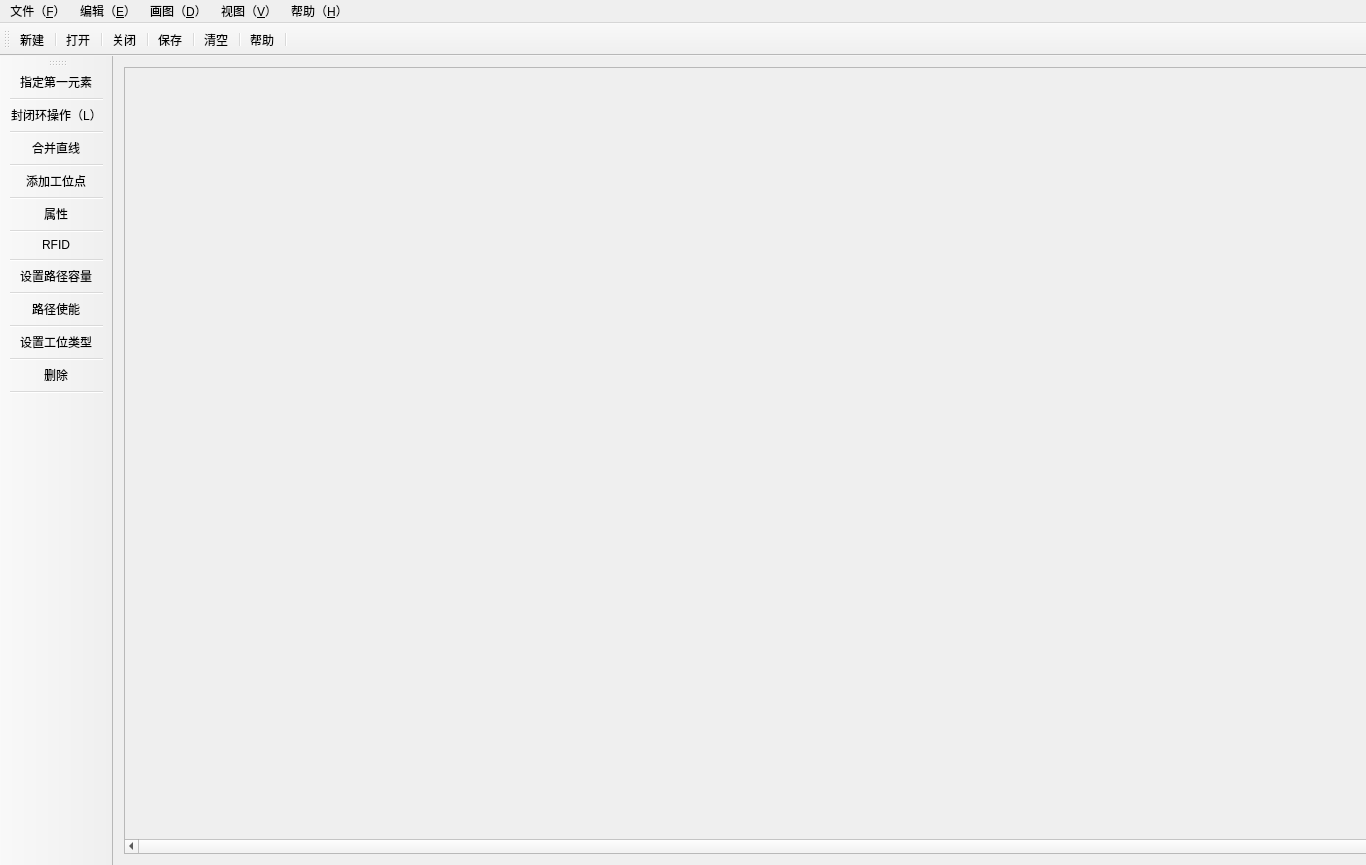
<?xml version="1.0" encoding="UTF-8"?>
<ui version="4.0">
 <class>MainWindow</class>
 <widget class="QMainWindow" name="MainWindow">
  <property name="geometry">
   <rect>
    <x>0</x>
    <y>0</y>
    <width>1366</width>
    <height>865</height>
   </rect>
  </property>
  <property name="minimumSize">
   <size>
    <width>1366</width>
    <height>768</height>
   </size>
  </property>
  <property name="windowTitle">
   <string>地图创建模块——V1</string>
  </property>
  <widget class="QWidget" name="centralWidget">
   <property name="sizePolicy">
    <sizepolicy hsizetype="Fixed" vsizetype="Fixed">
     <horstretch>0</horstretch>
     <verstretch>0</verstretch>
    </sizepolicy>
   </property>
   <layout class="QGridLayout" name="gridLayout">
    <item row="0" column="0">
     <widget class="QScrollArea" name="scrollArea">
      <property name="minimumSize">
       <size>
        <width>1366</width>
        <height>768</height>
       </size>
      </property>
      <property name="widgetResizable">
       <bool>true</bool>
      </property>
      <widget class="QWidget" name="scrollAreaWidgetContents">
       <property name="geometry">
        <rect>
         <x>0</x>
         <y>0</y>
         <width>1366</width>
         <height>768</height>
        </rect>
       </property>
       <property name="minimumSize">
        <size>
         <width>1366</width>
         <height>768</height>
        </size>
       </property>
      </widget>
     </widget>
    </item>
   </layout>
  </widget>
  <widget class="QMenuBar" name="menuBar">
   <property name="geometry">
    <rect>
     <x>0</x>
     <y>0</y>
     <width>1366</width>
     <height>26</height>
    </rect>
   </property>
   <widget class="QMenu" name="menu">
    <property name="title">
     <string>文件（&amp;F）</string>
    </property>
    <addaction name="Menubar_new"/>
    <addaction name="separator"/>
    <addaction name="Menubar_open"/>
    <addaction name="separator"/>
    <addaction name="Menubar_save"/>
    <addaction name="Menubar_extraSave"/>
    <addaction name="separator"/>
    <addaction name="Menubar_close"/>
   </widget>
   <widget class="QMenu" name="menu_E">
    <property name="title">
     <string>编辑（&amp;E）</string>
    </property>
    <addaction name="Menubar_clear"/>
    <addaction name="separator"/>
    <addaction name="Menubar_del"/>
    <addaction name="separator"/>
    <addaction name="Menubar_selectall"/>
    <addaction name="separator"/>
    <addaction name="Menubar_search"/>
    <addaction name="separator"/>
    <addaction name="Menubar_attribute"/>
    <addaction name="Menubar_RFID"/>
    <addaction name="Menubar_capacity"/>
    <addaction name="Menubar_dir"/>
    <addaction name="Menubar_type"/>
   </widget>
   <widget class="QMenu" name="menu_D">
    <property name="title">
     <string>画图（&amp;D）</string>
    </property>
    <widget class="QMenu" name="menu_2">
     <property name="title">
      <string>创建路径段和端点</string>
     </property>
     <addaction name="Menubar_input"/>
     <addaction name="Menubar_mouse"/>
     <addaction name="Menubar_twopoints"/>
    </widget>
    <addaction name="Menubar_first"/>
    <addaction name="separator"/>
    <addaction name="menu_2"/>
    <addaction name="Menubar_station"/>
    <addaction name="separator"/>
    <addaction name="Menubar_merge"/>
    <addaction name="separator"/>
    <addaction name="Menubar_loop"/>
   </widget>
   <widget class="QMenu" name="menu_H">
    <property name="title">
     <string>帮助（&amp;H）</string>
    </property>
    <addaction name="Menubar_about"/>
    <addaction name="Menubar_help"/>
   </widget>
   <widget class="QMenu" name="menuView">
    <property name="title">
     <string>视图（&amp;V）</string>
    </property>
    <widget class="QMenu" name="Menubar_display_2">
     <property name="title">
      <string>显示设置</string>
     </property>
     <widget class="QMenu" name="menu_5">
      <property name="title">
       <string>路径端点</string>
      </property>
      <addaction name="point_visible"/>
      <addaction name="point_invisible"/>
     </widget>
     <widget class="QMenu" name="menu_6">
      <property name="title">
       <string>工位点</string>
      </property>
      <addaction name="station_visible"/>
      <addaction name="station_invisible"/>
     </widget>
     <widget class="QMenu" name="menu_7">
      <property name="title">
       <string>关系线</string>
      </property>
      <addaction name="relation_visible"/>
      <addaction name="relation_invisible"/>
     </widget>
     <addaction name="menu_5"/>
     <addaction name="menu_6"/>
     <addaction name="menu_7"/>
    </widget>
    <widget class="QMenu" name="menu_3">
     <property name="title">
      <string>备注</string>
     </property>
     <widget class="QMenu" name="menu_8">
      <property name="title">
       <string>路径端点</string>
      </property>
      <addaction name="point_rmkvisible"/>
      <addaction name="separator"/>
      <addaction name="point_rmkinvisible"/>
     </widget>
     <widget class="QMenu" name="menu_9">
      <property name="title">
       <string>工位点</string>
      </property>
      <addaction name="station_rmkvisible"/>
      <addaction name="separator"/>
      <addaction name="station_rmkinvisible"/>
     </widget>
     <addaction name="menu_8"/>
     <addaction name="separator"/>
     <addaction name="menu_9"/>
    </widget>
    <addaction name="Menubar_display_2"/>
    <addaction name="menu_3"/>
   </widget>
   <addaction name="menu"/>
   <addaction name="menu_E"/>
   <addaction name="menu_D"/>
   <addaction name="menuView"/>
   <addaction name="menu_H"/>
  </widget>
  <widget class="QToolBar" name="mainToolBar">
   <property name="sizePolicy">
    <sizepolicy hsizetype="Fixed" vsizetype="Fixed">
     <horstretch>0</horstretch>
     <verstretch>0</verstretch>
    </sizepolicy>
   </property>
   <attribute name="toolBarArea">
    <enum>TopToolBarArea</enum>
   </attribute>
   <attribute name="toolBarBreak">
    <bool>false</bool>
   </attribute>
   <addaction name="action_new"/>
   <addaction name="separator"/>
   <addaction name="action_open"/>
   <addaction name="separator"/>
   <addaction name="action_close"/>
   <addaction name="separator"/>
   <addaction name="action_save"/>
   <addaction name="separator"/>
   <addaction name="action_clear"/>
   <addaction name="separator"/>
   <addaction name="action_help"/>
   <addaction name="separator"/>
  </widget>
  <widget class="QToolBar" name="toolBar">
   <property name="windowTitle">
    <string>toolBar</string>
   </property>
   <attribute name="toolBarArea">
    <enum>LeftToolBarArea</enum>
   </attribute>
   <attribute name="toolBarBreak">
    <bool>false</bool>
   </attribute>
   <addaction name="action_first"/>
   <addaction name="separator"/>
   <addaction name="action_loop"/>
   <addaction name="separator"/>
   <addaction name="action_merge"/>
   <addaction name="separator"/>
   <addaction name="action_station"/>
   <addaction name="separator"/>
   <addaction name="action_attribute"/>
   <addaction name="separator"/>
   <addaction name="action_RFID"/>
   <addaction name="separator"/>
   <addaction name="action_capacity"/>
   <addaction name="separator"/>
   <addaction name="action_dir"/>
   <addaction name="separator"/>
   <addaction name="action_type"/>
   <addaction name="separator"/>
   <addaction name="action_del"/>
   <addaction name="separator"/>
  </widget>
  <action name="action_first">
   <property name="icon">
    <iconset resource="resuorce.qrc">
     <normaloff>:/研究生/图标素材/绘图图标/first.png</normaloff>:/研究生/图标素材/绘图图标/first.png</iconset>
   </property>
   <property name="text">
    <string>指定第一元素</string>
   </property>
   <property name="toolTip">
    <string>指定第一元素</string>
   </property>
  </action>
  <action name="action_merge">
   <property name="icon">
    <iconset resource="resuorce.qrc">
     <normaloff>:/研究生/图标素材/绘图图标/merge.png</normaloff>:/研究生/图标素材/绘图图标/merge.png</iconset>
   </property>
   <property name="text">
    <string>合并直线</string>
   </property>
   <property name="toolTip">
    <string>合并直线</string>
   </property>
  </action>
  <action name="Menubar_new">
   <property name="text">
    <string>新建（&amp;N）</string>
   </property>
   <property name="shortcut">
    <string>Ctrl+N</string>
   </property>
   <property name="shortcutContext">
    <enum>Qt::WindowShortcut</enum>
   </property>
   <property name="visible">
    <bool>true</bool>
   </property>
   <property name="shortcutVisibleInContextMenu">
    <bool>false</bool>
   </property>
  </action>
  <action name="Menubar_save">
   <property name="text">
    <string>保存（&amp;S）</string>
   </property>
   <property name="shortcut">
    <string>Ctrl+S</string>
   </property>
   <property name="shortcutContext">
    <enum>Qt::WindowShortcut</enum>
   </property>
  </action>
  <action name="Menubar_close">
   <property name="text">
    <string>关闭（&amp;Q）</string>
   </property>
   <property name="shortcut">
    <string>Ctrl+Q</string>
   </property>
   <property name="shortcutContext">
    <enum>Qt::WindowShortcut</enum>
   </property>
  </action>
  <action name="Menubar_clear">
   <property name="text">
    <string>清空（&amp;K）</string>
   </property>
   <property name="shortcut">
    <string>Ctrl+K</string>
   </property>
   <property name="shortcutContext">
    <enum>Qt::WindowShortcut</enum>
   </property>
  </action>
  <action name="Menubar_del">
   <property name="text">
    <string>删除（&amp;Del）</string>
   </property>
   <property name="shortcut">
    <string>Del</string>
   </property>
   <property name="shortcutContext">
    <enum>Qt::WidgetShortcut</enum>
   </property>
  </action>
  <action name="Menubar_first">
   <property name="text">
    <string>指定第一元素（&amp;F4）</string>
   </property>
   <property name="shortcut">
    <string>F4</string>
   </property>
  </action>
  <action name="Menubar_input">
   <property name="text">
    <string>输入起点坐标（&amp;F1）</string>
   </property>
   <property name="shortcut">
    <string>F1</string>
   </property>
  </action>
  <action name="Menubar_mouse">
   <property name="text">
    <string>鼠标指定起点（&amp;F2）</string>
   </property>
   <property name="shortcut">
    <string>F2</string>
   </property>
  </action>
  <action name="action_loop">
   <property name="icon">
    <iconset resource="resuorce.qrc">
     <normaloff>:/研究生/图标素材/绘图图标/line.png</normaloff>:/研究生/图标素材/绘图图标/line.png</iconset>
   </property>
   <property name="text">
    <string>封闭环操作（&amp;L）</string>
   </property>
   <property name="toolTip">
    <string>封闭环操作</string>
   </property>
   <property name="shortcut">
    <string>Ctrl+L</string>
   </property>
  </action>
  <action name="Menubar_about">
   <property name="text">
    <string>关于我们</string>
   </property>
  </action>
  <action name="Menubar_help">
   <property name="text">
    <string>操作帮助（&amp;H）</string>
   </property>
   <property name="shortcut">
    <string>Ctrl+H</string>
   </property>
   <property name="shortcutContext">
    <enum>Qt::WindowShortcut</enum>
   </property>
  </action>
  <action name="Menubar_station">
   <property name="text">
    <string>创建工位点（&amp;F5）</string>
   </property>
   <property name="shortcut">
    <string>F5</string>
   </property>
  </action>
  <action name="Menubar_merge">
   <property name="text">
    <string>合并路径段（&amp;F6）</string>
   </property>
   <property name="shortcut">
    <string>F6</string>
   </property>
  </action>
  <action name="Menubar_attribute">
   <property name="text">
    <string>属性（&amp;A）</string>
   </property>
   <property name="shortcut">
    <string>Ctrl+A</string>
   </property>
   <property name="shortcutContext">
    <enum>Qt::WindowShortcut</enum>
   </property>
  </action>
  <action name="Menubar_RFID">
   <property name="text">
    <string>绑定RFID（&amp;R）</string>
   </property>
   <property name="shortcut">
    <string>Ctrl+R</string>
   </property>
   <property name="shortcutContext">
    <enum>Qt::WindowShortcut</enum>
   </property>
  </action>
  <action name="Menubar_capacity">
   <property name="text">
    <string>设置路径容量（&amp;C）</string>
   </property>
   <property name="shortcut">
    <string>Ctrl+C</string>
   </property>
   <property name="shortcutContext">
    <enum>Qt::WindowShortcut</enum>
   </property>
  </action>
  <action name="Menubar_dir">
   <property name="text">
    <string>设置路径使能（&amp;D）</string>
   </property>
   <property name="shortcut">
    <string>Ctrl+D</string>
   </property>
   <property name="shortcutContext">
    <enum>Qt::WindowShortcut</enum>
   </property>
  </action>
  <action name="Menubar_type">
   <property name="text">
    <string>设置工位点类型（&amp;T）</string>
   </property>
   <property name="shortcut">
    <string>Ctrl+T</string>
   </property>
   <property name="shortcutContext">
    <enum>Qt::WindowShortcut</enum>
   </property>
  </action>
  <action name="action_new">
   <property name="icon">
    <iconset resource="resuorce.qrc">
     <normaloff>:/研究生/图标素材/工具栏图标/New.png</normaloff>:/研究生/图标素材/工具栏图标/New.png</iconset>
   </property>
   <property name="text">
    <string>新建</string>
   </property>
   <property name="toolTip">
    <string>新建</string>
   </property>
   <property name="shortcutContext">
    <enum>Qt::WidgetWithChildrenShortcut</enum>
   </property>
  </action>
  <action name="action_close">
   <property name="icon">
    <iconset resource="resuorce.qrc">
     <normaloff>:/研究生/图标素材/工具栏图标/Close.png</normaloff>:/研究生/图标素材/工具栏图标/Close.png</iconset>
   </property>
   <property name="text">
    <string>关闭</string>
   </property>
   <property name="toolTip">
    <string>关闭</string>
   </property>
   <property name="shortcutContext">
    <enum>Qt::WidgetWithChildrenShortcut</enum>
   </property>
  </action>
  <action name="action_save">
   <property name="icon">
    <iconset resource="resuorce.qrc">
     <normaloff>:/研究生/图标素材/工具栏图标/Save.png</normaloff>:/研究生/图标素材/工具栏图标/Save.png</iconset>
   </property>
   <property name="text">
    <string>保存</string>
   </property>
   <property name="toolTip">
    <string>保存</string>
   </property>
   <property name="shortcutContext">
    <enum>Qt::WidgetWithChildrenShortcut</enum>
   </property>
  </action>
  <action name="action_help">
   <property name="icon">
    <iconset resource="resuorce.qrc">
     <normaloff>:/研究生/图标素材/工具栏图标/About.png</normaloff>:/研究生/图标素材/工具栏图标/About.png</iconset>
   </property>
   <property name="text">
    <string>帮助</string>
   </property>
   <property name="toolTip">
    <string>帮助</string>
   </property>
   <property name="shortcutContext">
    <enum>Qt::WidgetWithChildrenShortcut</enum>
   </property>
  </action>
  <action name="action_clear">
   <property name="icon">
    <iconset resource="resuorce.qrc">
     <normaloff>:/研究生/图标素材/绘图图标/斜大刷.png</normaloff>:/研究生/图标素材/绘图图标/斜大刷.png</iconset>
   </property>
   <property name="text">
    <string>清空</string>
   </property>
   <property name="toolTip">
    <string>清空</string>
   </property>
   <property name="shortcutContext">
    <enum>Qt::WidgetWithChildrenShortcut</enum>
   </property>
  </action>
  <action name="action_attribute">
   <property name="icon">
    <iconset resource="resuorce.qrc">
     <normaloff>:/研究生/图标素材/绘图图标/信息符号.png</normaloff>:/研究生/图标素材/绘图图标/信息符号.png</iconset>
   </property>
   <property name="text">
    <string>属性</string>
   </property>
   <property name="toolTip">
    <string>属性</string>
   </property>
   <property name="shortcutContext">
    <enum>Qt::WidgetWithChildrenShortcut</enum>
   </property>
  </action>
  <action name="action_RFID">
   <property name="icon">
    <iconset resource="resuorce.qrc">
     <normaloff>:/研究生/图标素材/绘图图标/射频识别芯片.png</normaloff>:/研究生/图标素材/绘图图标/射频识别芯片.png</iconset>
   </property>
   <property name="text">
    <string>RFID</string>
   </property>
   <property name="toolTip">
    <string>绑定RFID</string>
   </property>
   <property name="shortcutContext">
    <enum>Qt::WidgetWithChildrenShortcut</enum>
   </property>
  </action>
  <action name="action_capacity">
   <property name="icon">
    <iconset resource="resuorce.qrc">
     <normaloff>:/研究生/图标素材/绘图图标/数字块.png</normaloff>:/研究生/图标素材/绘图图标/数字块.png</iconset>
   </property>
   <property name="text">
    <string>设置路径容量</string>
   </property>
   <property name="toolTip">
    <string>设置路径容量</string>
   </property>
   <property name="shortcutContext">
    <enum>Qt::WidgetWithChildrenShortcut</enum>
   </property>
  </action>
  <action name="action_dir">
   <property name="icon">
    <iconset resource="resuorce.qrc">
     <normaloff>:/研究生/图标素材/绘图图标/箭头指向相反的方向.png</normaloff>:/研究生/图标素材/绘图图标/箭头指向相反的方向.png</iconset>
   </property>
   <property name="text">
    <string>路径使能</string>
   </property>
   <property name="toolTip">
    <string>路径使能</string>
   </property>
   <property name="shortcutContext">
    <enum>Qt::WidgetWithChildrenShortcut</enum>
   </property>
  </action>
  <action name="action_type">
   <property name="icon">
    <iconset resource="resuorce.qrc">
     <normaloff>:/研究生/图标素材/绘图图标/station.png</normaloff>:/研究生/图标素材/绘图图标/station.png</iconset>
   </property>
   <property name="text">
    <string>设置工位类型</string>
   </property>
   <property name="toolTip">
    <string>设置工位类型</string>
   </property>
   <property name="shortcutContext">
    <enum>Qt::WidgetWithChildrenShortcut</enum>
   </property>
  </action>
  <action name="action_del">
   <property name="icon">
    <iconset resource="resuorce.qrc">
     <normaloff>:/研究生/图标素材/工具栏图标/垃圾箱.png</normaloff>:/研究生/图标素材/工具栏图标/垃圾箱.png</iconset>
   </property>
   <property name="text">
    <string>删除</string>
   </property>
   <property name="toolTip">
    <string>删除</string>
   </property>
   <property name="shortcutContext">
    <enum>Qt::WidgetWithChildrenShortcut</enum>
   </property>
  </action>
  <action name="action_station">
   <property name="icon">
    <iconset resource="resuorce.qrc">
     <normaloff>:/研究生/图标素材/绘图图标/左窗口滚动.png</normaloff>:/研究生/图标素材/绘图图标/左窗口滚动.png</iconset>
   </property>
   <property name="text">
    <string>添加工位点</string>
   </property>
   <property name="toolTip">
    <string>添加工位点</string>
   </property>
  </action>
  <action name="action_open">
   <property name="icon">
    <iconset resource="resuorce.qrc">
     <normaloff>:/研究生/图标素材/工具栏图标/Open.png</normaloff>:/研究生/图标素材/工具栏图标/Open.png</iconset>
   </property>
   <property name="text">
    <string>打开</string>
   </property>
   <property name="toolTip">
    <string>打开</string>
   </property>
   <property name="shortcut">
    <string>Ctrl+O</string>
   </property>
  </action>
  <action name="Menubar_open">
   <property name="text">
    <string>打开（&amp;O）</string>
   </property>
   <property name="shortcut">
    <string>Ctrl+O</string>
   </property>
  </action>
  <action name="Menubar_twopoints">
   <property name="text">
    <string>鼠标指定两点(&amp;F3)</string>
   </property>
   <property name="shortcut">
    <string>F3</string>
   </property>
  </action>
  <action name="route_visible">
   <property name="text">
    <string>显示</string>
   </property>
  </action>
  <action name="route_invisible">
   <property name="text">
    <string>隐藏</string>
   </property>
  </action>
  <action name="point_visible">
   <property name="text">
    <string>显示</string>
   </property>
  </action>
  <action name="point_invisible">
   <property name="text">
    <string>隐藏</string>
   </property>
  </action>
  <action name="station_visible">
   <property name="text">
    <string>显示</string>
   </property>
  </action>
  <action name="station_invisible">
   <property name="text">
    <string>隐藏</string>
   </property>
  </action>
  <action name="relation_visible">
   <property name="text">
    <string>显示</string>
   </property>
  </action>
  <action name="relation_invisible">
   <property name="text">
    <string>隐藏</string>
   </property>
  </action>
  <action name="Menubar_search">
   <property name="text">
    <string>查找</string>
   </property>
  </action>
  <action name="Menubar_selectall">
   <property name="text">
    <string>全选</string>
   </property>
  </action>
  <action name="Menubar_loop">
   <property name="text">
    <string>封闭环操作（&amp;L）</string>
   </property>
   <property name="shortcut">
    <string>Ctrl+L</string>
   </property>
   <property name="shortcutContext">
    <enum>Qt::WidgetWithChildrenShortcut</enum>
   </property>
  </action>
  <action name="point_rmkvisible">
   <property name="text">
    <string>显示</string>
   </property>
  </action>
  <action name="point_rmkinvisible">
   <property name="text">
    <string>隐藏</string>
   </property>
  </action>
  <action name="station_rmkvisible">
   <property name="text">
    <string>显示</string>
   </property>
  </action>
  <action name="station_rmkinvisible">
   <property name="text">
    <string>隐藏</string>
   </property>
  </action>
  <action name="Menubar_extraSave">
   <property name="text">
    <string>另存为</string>
   </property>
  </action>
 </widget>
 <layoutdefault spacing="6" margin="11"/>
 <resources>
  <include location="resuorce.qrc"/>
 </resources>
 <connections/>
</ui>
